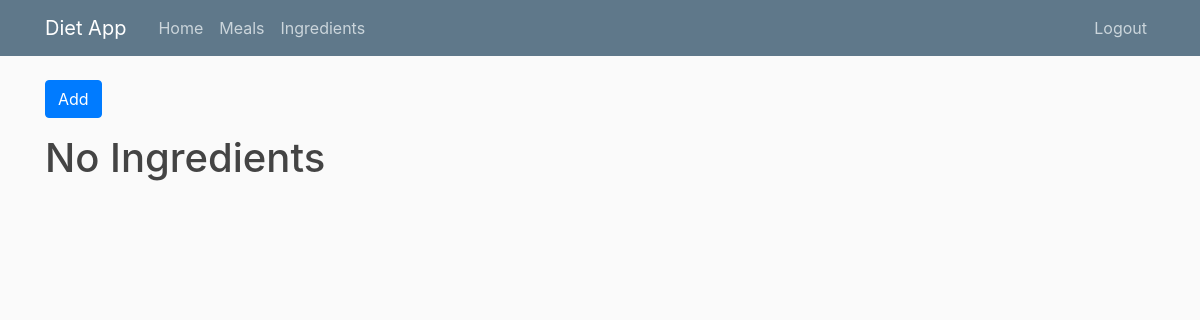
The page /ingredients (signed in) on the database as committed earlier.
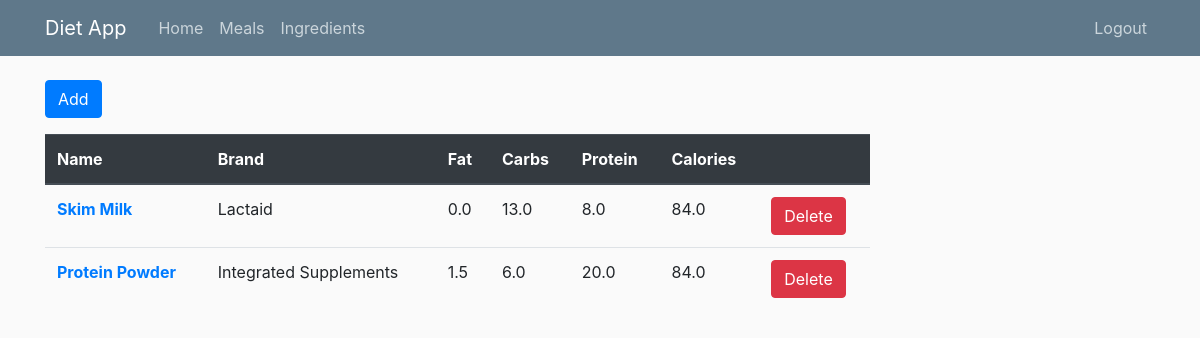
The same page on the database as committed later.
### dietapp/models.py (models this page shows, shortened)
class Ingredients(db.Model):
    id = db.Column(db.Integer, primary_key = True)
    brand = db.Column(db.String(100), nullable = False)
    name = db.Column(db.String(100), nullable = False)
    date_created = db.Column(db.DateTime, nullable = False, default = datetime.utcnow )
    date_used = db.Column(db.DateTime)
    favorite = db.Column(db.Boolean, nullable = False, default=False)
    obsolete = db.Column(db.Boolean, nullable = False, default=False)
    protein = db.Column(db.Float, default = 0)
    carbs = db.Column(db.Float, default = 0)
    fat = db.Column(db.Float, default = 0)
    calories = db.Column(db.Float,default=0, nullable = False)
    serv_weight = db.Column(db.Float)
    serv_volume = db.Column(db.Float)
    serv_count = db.Column(db.Float)
    weight_unit_id = db.Column(db.Integer, db.ForeignKey('units.id'))
    volume_unit_id = db.Column(db.Integer, db.ForeignKey('units.id'))
    count_unit_id = db.Column(db.Integer, db.ForeignKey('units.id'))
    user_id = db.Column(db.Integer, db.ForeignKey('user.id'), nullable = False)

### dietapp/routes.py (the view)
@app.route('/ingredients')
@login_required
def ingredients():
    ingredients = Ingredients.query.filter_by(user_id = current_user.id, obsolete = False).all()
    return render_template('ingredients.html',title='Ingredients', ingredients=ingredients)

### dietapp/models.py (called while the page is built)
@login_manager.user_loader
def load_user(user_id):
    return User.query.get(int(user_id))

### dietapp/templates/ingredients.html (shortened to what this page needs)
{% extends "layout.html" %}
{% block content %}
    <a class="btn btn-primary btn-md mb-3" href="{{ url_for('new_ingredient') }}">Add</a>
    {% if ingredients %}
        <table class="table">
            <thead class="thead-dark">
            <tr>
                <th scope="col">Name</th>
                <th scope="col">Brand</th>
                <th scope="col">Fat</th>
                <th scope="col">Carbs</th>
                <th scope="col">Protein</th>
                <th scope="col">Calories</th>
                <th scope="col"></th>
            </tr>
            </thead>
            <tbody>
                {% for i in ingredients %}
                    <tr>
                        <th scope="row"><a href="{{ url_for('update_ingredient', ingredient_id=i.id) }}">{{i.name}}</a></th>
                        <td>{{i.brand}}</td>
                        <td>{{i.fat}}</td>
                        <td>{{i.carbs}}</td>
                        <td>{{i.protein}}</td>
                        <td>{{i.calories}}</td>
                        <td>
                            <form action="{{ url_for('delete_ingredient', ingredient_id = i.id) }}" method="POST">
                                <input class="btn btn-danger" type="submit" value="Delete">
                            </form>
                        </td>
                    </tr>
                {% endfor %}
            </tbody>
        </table>
    {% else %}
        <h1>No Ingredients</h1>
    {% endif %}
{% endblock content %}

### dietapp/templates/layout.html (shortened to what this page needs)
<!doctype html>
<html lang="en">
  <head>
    <link rel="stylesheet" href="https://stackpath.bootstrapcdn.com/bootstrap/4.3.1/css/bootstrap.min.css">
    <link rel="stylesheet" type="text/css" href="{{ url_for('static', filename='main.css') }}">
  </head>
  <body>
    {% if current_user.is_authenticated %}
    <header class="site-header">
        <nav class="navbar navbar-expand-md navbar-dark bg-steel fixed-top">
          <div class="container">
            <a class="navbar-brand mr-4" href="/">Diet App</a>
            <div class="collapse navbar-collapse" id="navbarToggle">
              <div class="navbar-nav mr-auto">
                <a class="nav-item nav-link" href="{{ url_for('home') }}">Home</a>
                <a class="nav-item nav-link" href="{{ url_for('meals') }}">Meals</a>
                <a class="nav-item nav-link" href="{{ url_for('ingredients') }}">Ingredients</a>
              </div>
              <div class="navbar-nav">
                  <a class="nav-item nav-link" href="{{ url_for('logout') }}">Logout</a>
              </div>
            </div>
          </div>
        </nav>
    </header>
    {% endif %}
    <main role="main" class="container">
        <div class="row">
            <div class="col-md-9">
                {% block content %}{% endblock %}
            </div>
            <div class="col-md-3">
            </div>
        </div>
    </main>
  </body>
</html>

### dietapp/static/main.css (style rules this page uses)
body { background: #fafafa; color: #333333; margin-top: 5rem; }
.bg-steel { background-color: #5f788a; }
.site-header .navbar-nav .nav-link { color: #cbd5db; }

Rows that differ between the two databases and show on the page:
now on this page (row edited): Ingredients: name "Skim Milk", brand "Lactaid", fat "0.0", carbs "13.0", protein "8.0", calories "84.0"
now on this page (row edited): Ingredients: name "Protein Powder", brand "Integrated Supplements", fat "1.5", carbs "6.0", protein "20.0", calories "84.0"
Other text that changed with them:
text no longer shown: "No Ingredients"
text now shown: "Name Brand Fat Carbs Protein Calories"
